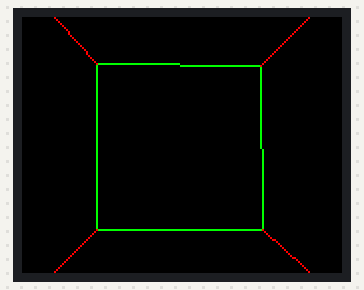
Simulated run of this sketch. Board: Arduino Uno, built with avr-gcc and run on an emulated ATmega328P. On the bench: 160×128 colour display.

Above: at 0.34 s.
At 1.25 s:
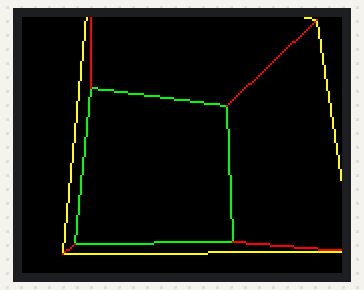
At 10.72 s:
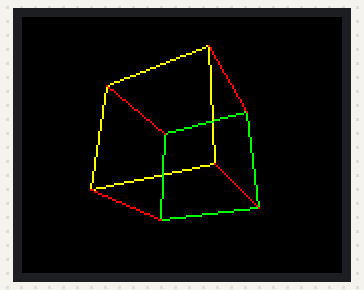
At 20.51 s:
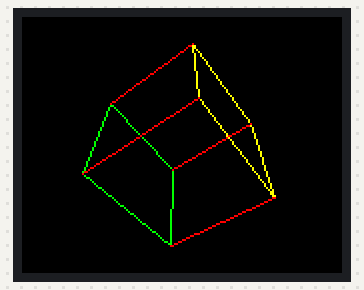
At 29.54 s:
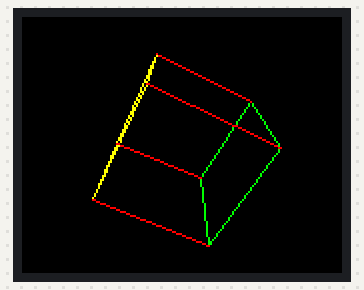
At 39.3 s:
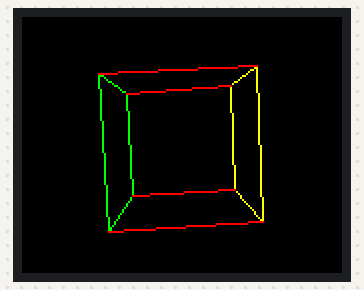

The sketch:

box-3D.INO
```cpp
#define BLACK 0x0000
#define WHITE 0xFFFF

#include <Adafruit_GFX.h>    // Core graphics library
#include <Adafruit_ST7735.h> // Hardware-specific library for ST7735
#include <Adafruit_ST7789.h> // Hardware-specific library for ST7789
#include <SPI.h>

#define TFT_CS         2
#define TFT_RST        5
#define TFT_DC         4
//      TFT_SCL        18
//      TFT_MOSI       23
Adafruit_ST7735 tft = Adafruit_ST7735(TFT_CS, TFT_DC, TFT_RST);
int16_t h;
int16_t w;
int inc = -2;
float xx, xy, xz;
float yx, yy, yz;
float zx, zy, zz;
float fact;
int Xan, Yan;
int Xoff;
int Yoff;
int Zoff;
struct Point3d
{
  int x;
  int y;
  int z;
};
struct Point2d
{
  int x;
  int y;
};
int LinestoRender; // lines to render.
int OldLinestoRender; // lines to render just in case it changes. this makes sure the old lines all get erased.
struct Line3d
{
  Point3d p0;
  Point3d p1;
};
struct Line2d
{
  Point2d p0;
  Point2d p1;
};
Line3d Lines[15];
Line2d Render[15];
Line2d ORender[15];
float p = 3.1415926;
void setup(void) {
  Serial.begin(115200);
tft.initR(INITR_BLACKTAB);
  //tft.setRotation(3);
  tft.fillScreen(ST77XX_BLACK);
  //tft.setCursor(20, 30);
  //tft.setTextColor(ST77XX_YELLOW);
  tft.setTextSize(1);
  tft.setRotation(3);
  //tft.fillScreen(ST77XX_BLUE);
  cube();
  fact = 180 / 3.14159259; // conversion from degrees to radians.
  Xoff = 80; // Position the center of the 3d conversion space into the center of the TFT screen.
  Yoff = 64;
  Zoff = 80;
  //tft.fillTriangle(100, 62,30, 30, 20, 20, ST77XX_YELLOW);
}
void loop() {
Xan++;
  Yan++;
  Yan = Yan % 360;
  Xan = Xan % 360; // prevents overflow.
  SetVars(); //sets up the global vars to do the 3D conversion.
  // Zoom in and out on Z axis within limits
  // the cube intersects with the screen for values < 160
  Zoff += inc;
  if (Zoff > 160) inc = -1;     // Switch to zoom in
  else if (Zoff < 130) inc = 1; // Switch to zoom out
  for (int i = 0; i < LinestoRender ; i++)
  {
    ORender[i] = Render[i]; // stores the old line segment so we can delete it later.
    ProcessLine(&Render[i], Lines[i]); // converts the 3d line segments to 2d.
  }
  RenderImage(); // go draw it!
  delay(14);
}
void RenderImage( void)
{
  // renders all the lines after erasing the old ones.
  // in here is the only code actually interfacing with the OLED. so if you use a different lib, this is where to change it.
  for (int i = 0; i < OldLinestoRender; i++ )
  {
    tft.drawLine(ORender[i].p0.x, ORender[i].p0.y, ORender[i].p1.x, ORender[i].p1.y, BLACK); // erase the old lines.
  }
  for (int i = 0; i < LinestoRender; i++ )
  {
    uint16_t color = ST77XX_GREEN;
    if (i < 4) color = ST77XX_YELLOW;
    if (i > 7) color = ST77XX_RED;
    tft.drawLine(Render[i].p0.x, Render[i].p0.y, Render[i].p1.x, Render[i].p1.y, color);
  }
  OldLinestoRender = LinestoRender;
}
void ProcessLine(struct Line2d *ret, struct Line3d vec)
{
  float zvt1;
  int xv1, yv1, zv1;
  float zvt2;
  int xv2, yv2, zv2;
  int rx1, ry1;
  int rx2, ry2;
  int x1;
  int y1;
  int z1;
  int x2;
  int y2;
  int z2;
  int Ok;
  x1 = vec.p0.x;
  y1 = vec.p0.y;
  z1 = vec.p0.z;
  x2 = vec.p1.x;
  y2 = vec.p1.y;
  z2 = vec.p1.z;
  Ok = 0; // defaults to not OK
  xv1 = (x1 * xx) + (y1 * xy) + (z1 * xz);
  yv1 = (x1 * yx) + (y1 * yy) + (z1 * yz);
  zv1 = (x1 * zx) + (y1 * zy) + (z1 * zz);
  zvt1 = zv1 - Zoff;
  if ( zvt1 < -5) {
    rx1 = 150 * (xv1 / zvt1) + Xoff;
    ry1 = 150 * (yv1 / zvt1) + Yoff;
    Ok = 1; // ok we are alright for point 1.
  }
  xv2 = (x2 * xx) + (y2 * xy) + (z2 * xz);
  yv2 = (x2 * yx) + (y2 * yy) + (z2 * yz);
  zv2 = (x2 * zx) + (y2 * zy) + (z2 * zz);
  zvt2 = zv2 - Zoff;
  if ( zvt2 < -5) {
    rx2 = 150 * (xv2 / zvt2) + Xoff;
    ry2 = 150 * (yv2 / zvt2) + Yoff;
  } else
  {
    Ok = 0;
  }
  if (Ok == 1) {
    ret->p0.x = rx1;
    ret->p0.y = ry1;
    ret->p1.x = rx2;
    ret->p1.y = ry2;
  }
  // The ifs here are checks for out of bounds. needs a bit more code here to "safe" lines that will be way out of whack, so they dont get drawn and cause screen garbage.
}
void SetVars(void)
{
  float Xan2, Yan2, Zan2;
  float s1, s2, s3, c1, c2, c3;
  Xan2 = Xan / fact; // convert degrees to radians.
  Yan2 = Yan / fact;
  // Zan is assumed to be zero
  s1 = sin(Yan2);
  s2 = sin(Xan2);
  c1 = cos(Yan2);
  c2 = cos(Xan2);
  xx = c1;
  xy = 0;
  xz = -s1;
  yx = (s1 * s2);
  yy = c2;
  yz = (c1 * s2);
  zx = (s1 * c2);
  zy = -s2;
  zz = (c1 * c2);
}
void cube(void)
{
  // Front Face.
  Lines[0].p0.x = -30;
  Lines[0].p0.y = -30;
  Lines[0].p0.z = 30;
  Lines[0].p1.x = 30;
  Lines[0].p1.y = -30;
  Lines[0].p1.z = 30;
  Lines[1].p0.x = 30;
  Lines[1].p0.y = -30;
  Lines[1].p0.z = 30;
  Lines[1].p1.x = 30;
  Lines[1].p1.y = 30;
  Lines[1].p1.z = 30;
  Lines[2].p0.x = 30;
  Lines[2].p0.y = 30;
  Lines[2].p0.z = 30;
  Lines[2].p1.x = -30;
  Lines[2].p1.y = 30;
  Lines[2].p1.z = 30;
  Lines[3].p0.x = -30;
  Lines[3].p0.y = 30;
  Lines[3].p0.z = 30;
  Lines[3].p1.x = -30;
  Lines[3].p1.y = -30;
  Lines[3].p1.z = 30;
  //back face.
  Lines[4].p0.x = -30;
  Lines[4].p0.y = -30;
  Lines[4].p0.z = -30;
  Lines[4].p1.x = 30;
  Lines[4].p1.y = -30;
  Lines[4].p1.z = -30;
  Lines[5].p0.x = 30;
  Lines[5].p0.y = -30;
  Lines[5].p0.z = -30;
  Lines[5].p1.x = 30;
  Lines[5].p1.y = 30;
  Lines[5].p1.z = -30;
  Lines[6].p0.x = 30;
  Lines[6].p0.y = 30;
  Lines[6].p0.z = -30;
  Lines[6].p1.x = -30;
  Lines[6].p1.y = 30;
  Lines[6].p1.z = -30;
  Lines[7].p0.x = -30;
  Lines[7].p0.y = 30;
  Lines[7].p0.z = -30;
  Lines[7].p1.x = -30;
  Lines[7].p1.y = -30;
  Lines[7].p1.z = -30;
  // now the 4 edge lines.
  Lines[8].p0.x = -30;
  Lines[8].p0.y = -30;
  Lines[8].p0.z = 30;
  Lines[8].p1.x = -30;
  Lines[8].p1.y = -30;
  Lines[8].p1.z = -30;
  Lines[9].p0.x = 30;
  Lines[9].p0.y = -30;
  Lines[9].p0.z = 30;
  Lines[9].p1.x = 30;
  Lines[9].p1.y = -30;
  Lines[9].p1.z = -30;
  Lines[10].p0.x = -30;
  Lines[10].p0.y = 30;
  Lines[10].p0.z = 30;
  Lines[10].p1.x = -30;
  Lines[10].p1.y = 30;
  Lines[10].p1.z = -30;
  Lines[11].p0.x = 30;
  Lines[11].p0.y = 30;
  Lines[11].p0.z = 30;
  Lines[11].p1.x = 30;
  Lines[11].p1.y = 30;
  Lines[11].p1.z = -30;
  LinestoRender = 12;
  OldLinestoRender = LinestoRender;

}
```
